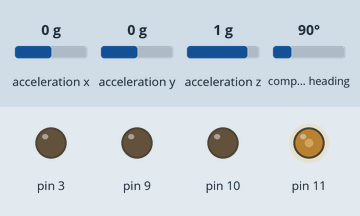
Simulated run of this sketch. Board: Arduino Uno, built with avr-gcc and run on an emulated ATmega328P. Parts: output pins drawn as LEDs (lit = HIGH). The inputs (shaded band) are chosen by the test bench; at power-on: compass heading 90°, acceleration x 0 g, acceleration y 0 g, acceleration z 1 g. What the sketch prints to the serial monitor is not drawn.

Above: at 2.2 s.
2.3 s: compass heading set to 180°
At 3.5 s:
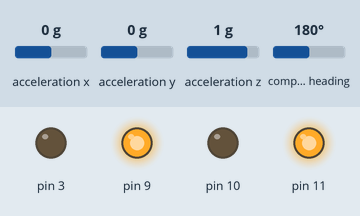
3.8 s: compass heading set to 269°
At 4.8 s:
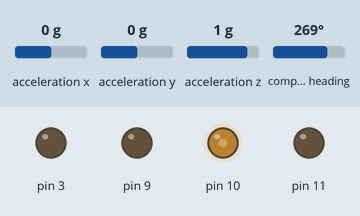
5.3 s: compass heading set to 180°
At 6.0 s:
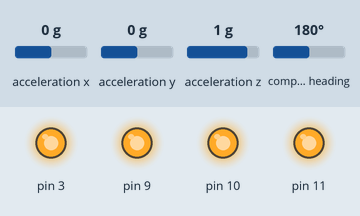
6.8 s: compass heading set to 352°
At 7.2 s:
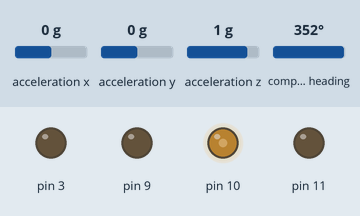
Timing chart, 0 to 9.3 s (numbered marks = the images above; inputs shaded):
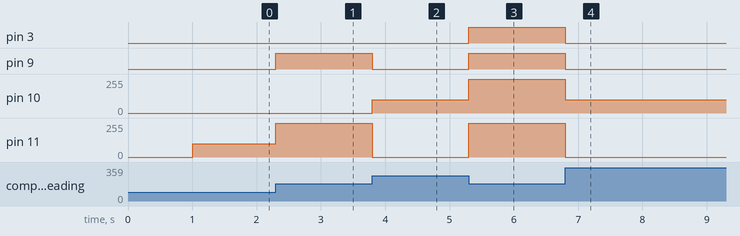

The sketch:

houkou_hosei_only.ino
```cpp
#include <Wire.h>
#include <Adafruit_Sensor.h>
#include <Adafruit_BNO055.h>
#include <utility/imumaths.h>

Adafruit_BNO055 bno = Adafruit_BNO055(-1, 0x28);

void setup(void)
{
  Serial.begin(115200);
  Serial.println("Orientation Sensor Raw Data Test"); Serial.println("");
  if (!bno.begin())
  {
    Serial.print("Ooops, no BNO055 detected ... Check your wiring or I2C ADDR!");
    while (1);
  }
  delay(1000);
  bno.setExtCrystalUse(true);
  Serial.println("Calibration status values: 0=uncalibrated, 3=fully calibrated");
}


void loop() {
  imu::Vector<3> euler = bno.getVector(Adafruit_BNO055::VECTOR_EULER);
  float gyro_x = euler.x();
  Serial.println(euler.x());

  //moter(0, 0, gyro_x);

  //方向補正
  if (gyro_x < 358 && gyro_x > 180) {
    ccw();
  } else if (gyro_x > 2 && gyro_x < 180) {
    cw();
  } else {
    brake_moter();
  }

  //delay(50);
}

void cw() {
  digitalWrite(3, LOW);
  analogWrite(9, LOW);
  digitalWrite(10, LOW);
  analogWrite(11, 100);
  return 0;
}


void ccw() {
  analogWrite(3, LOW);
  digitalWrite(9, LOW);
  analogWrite(10, 100);
  digitalWrite(11, LOW);
  return 0;
}

void brake_moter() {
  digitalWrite(3, HIGH);
  digitalWrite(9, HIGH);
  digitalWrite(10, HIGH);
  digitalWrite(11, HIGH);
  digitalWrite(13, HIGH);
  return 0;
}
```

Measured:
- after the input at 2.3 s, pin 9: LOW → HIGH at once; pin 11: 100/255 → 255/255 at once
- after the input at 3.8 s, pin 9: HIGH → LOW at once; pin 10: 0/255 → 100/255 at once; pin 11: 255/255 → 0/255 at once
- after the input at 5.3 s, pin 3, pin 9: LOW → HIGH at once; pin 10: 100/255 → 255/255 at once; pin 11: 0/255 → 255/255 at once
- after the input at 6.8 s, pin 3, pin 9: HIGH → LOW at once; pin 10: 255/255 → 100/255 at once; pin 11: 255/255 → 0/255 at once
